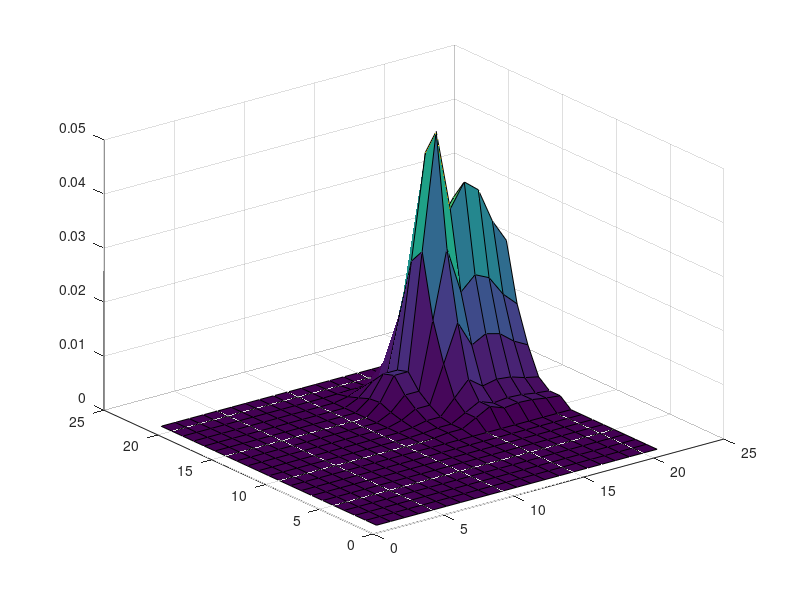

The MATLAB script that drew this image:
clear, clc
%Alinea a
N = 120;
meanN1 = 14;
varN1 = 1/4 * meanN1;

meanN2 = 1.2 * meanN1;
varN2 = 1/4 * meanN2;

N1 = round(sqrt(varN1) * randn(1, N) + meanN1);
N2 = round(sqrt(varN2) * randn(1, N) + meanN2);

N1(N1 > 20) = 20;
N1(N1 < 0) = 0;
N2(N2 > 20) = 20;
N2(N2 < 0) = 0;

%Alinea b
n1count = hist(N1, (0:20));
pN1 = n1count / N;

n2count = hist(N2, (0:20));
pN2 = n2count / N;

pN1N2 = pN1' * pN2;
surf(pN1N2);

% Alinea c
mN1 = (0:20) * pN1';
mN2 = (0:20) * pN2';
vN1 = (0:20).^2 * pN1' - mN1^2;
vN2 = (0:20).^2 * pN2' - mN2^2;

corr = sum(sum((0:20)' * (0:20) .* pN1N2));
covar = corr - mN1 * mN2;
corr_coef = covar / sqrt(vN1 * vN2)

% Alinea d
if pN1N2 == pN1' * pN2
    fprintf('Sao independentes\n');
else
    fprintf('Nao sao independentes\n');
end

% Aliena e
N1log = log2(1 ./ pN1);
N1log(N1log == Inf) = 0;
HN1 = N1log * pN1'

N2log = log2(1 ./ pN2);
N2log(N2log == Inf) = 0;
HN2 = N2log * pN2'

N1N2log = log2(1 ./ pN1N2);
N1N2log(N1N2log == Inf) = 0;
HN2 = sum(sum(N1N2log .* pN1N2))